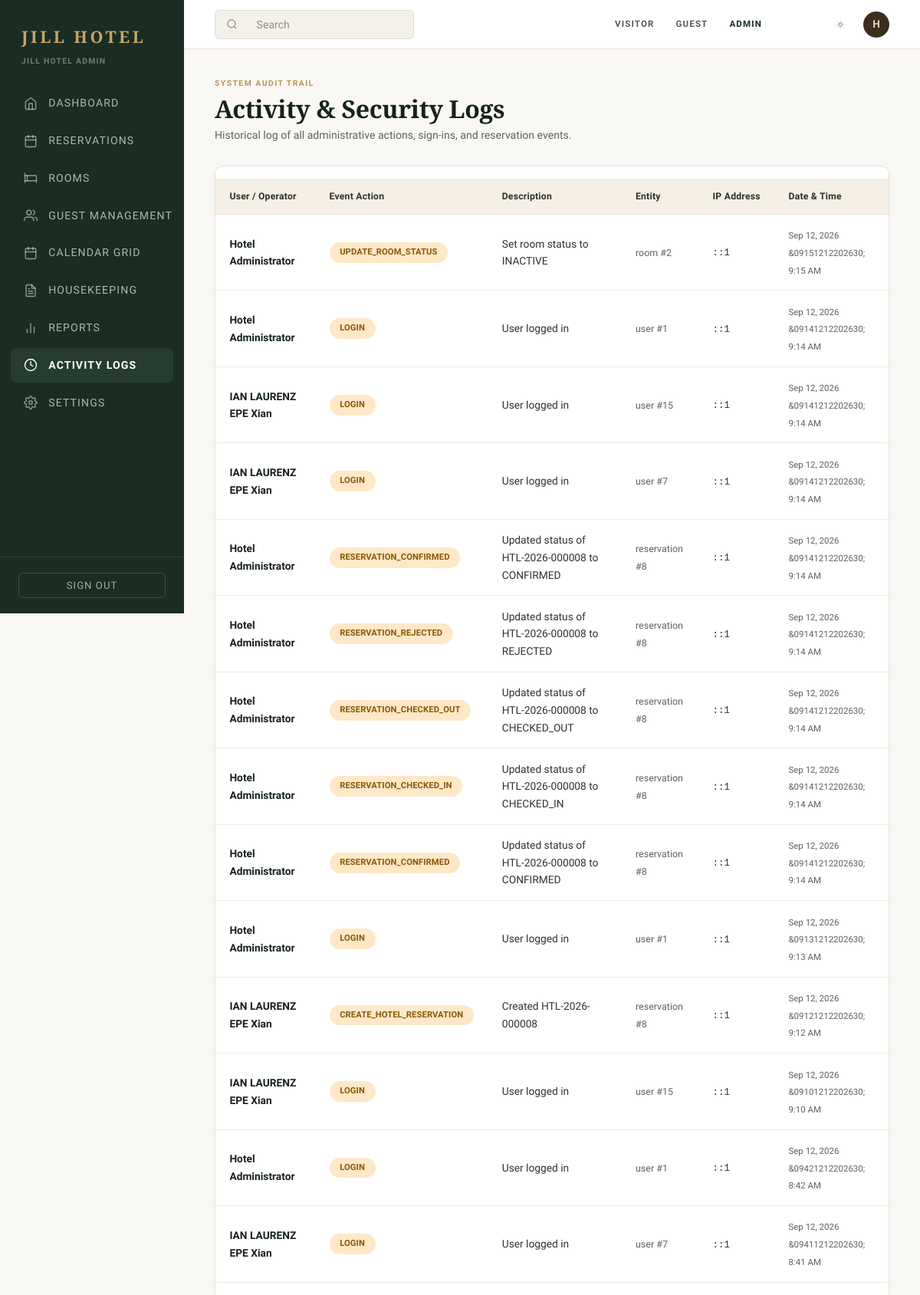
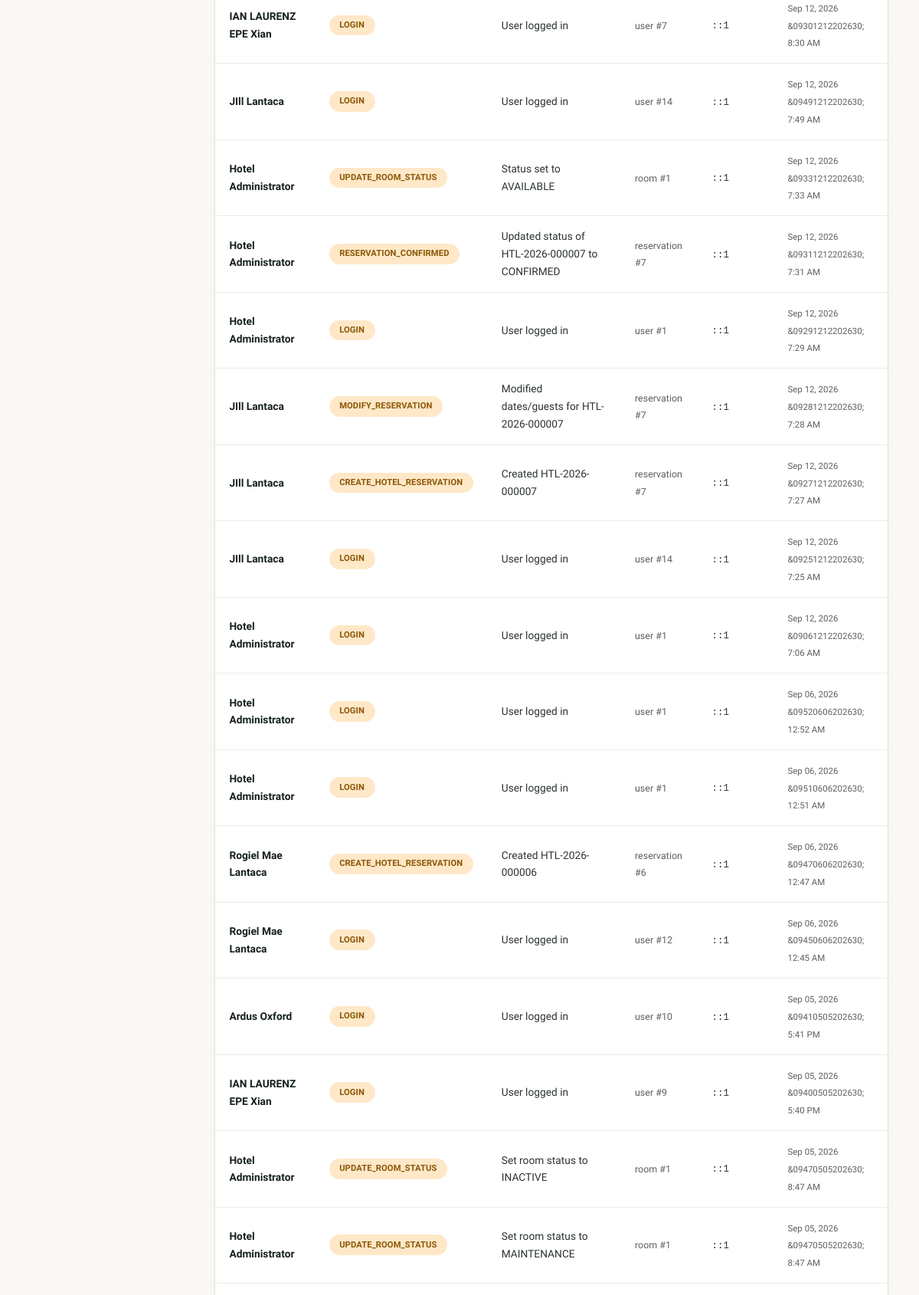
Screenshot of /admin/logs/index.php (signed in, upper part) with the database file from the repository (2 pictures, top to bottom).
### tables this page shows
CREATE TABLE `activity_logs` (
  `id` bigint(20) NOT NULL AUTO_INCREMENT,
  `user_id` int(11) DEFAULT NULL,
  `action` varchar(100) NOT NULL,
  `entity_type` varchar(80) DEFAULT NULL,
  `entity_id` int(11) DEFAULT NULL,
  `description` text DEFAULT NULL,
  `ip_address` varchar(45) DEFAULT NULL,
  `created_at` timestamp NOT NULL DEFAULT current_timestamp(),
  PRIMARY KEY (`id`),
  KEY `user_id` (`user_id`),
  CONSTRAINT `activity_logs_ibfk_1` FOREIGN KEY (`user_id`) REFERENCES `users` (`id`) ON DELETE SET NULL
);

### config/database.php (called while the page is built, shortened)
<?php
function config_value(string $key, mixed $fallback = null): mixed {
    $value = $_ENV[$key] ?? $_SERVER[$key] ?? getenv($key);
    if ($value !== false && $value !== null && $value !== '') {
        return $value;
    }
    return $fallback;
}
function db(): PDO {
    static $pdo;
    if (!$pdo) {
        $dsn = config_value('DB_DSN');
        if ($dsn === null || $dsn === false || $dsn === '') {
            $dsn = 'mysql:host='.DB_HOST.';port='.DB_PORT.';dbname='.DB_NAME.';charset=utf8mb4';
        }
        $pdo = new PDO($dsn, DB_USER, DB_PASS, [
            PDO::ATTR_ERRMODE => PDO::ERRMODE_EXCEPTION,
            PDO::ATTR_DEFAULT_FETCH_MODE => PDO::FETCH_ASSOC,
            PDO::ATTR_EMULATE_PREPARES => false,
            PDO::ATTR_TIMEOUT => 5,
        ]);
    }
    return $pdo;
}

### includes/bootstrap.php (called while the page is built, shortened)
<?php
require_once __DIR__.'/../config/database.php';
function e(?string $value): string { return htmlspecialchars((string)$value, ENT_QUOTES | ENT_SUBSTITUTE, 'UTF-8'); }

### admin/logs/index.php (the view, shortened to what this page needs)
<?php
$rows = db()->query("
    SELECT l.*, CONCAT(COALESCE(u.first_name,'System'),' ',COALESCE(u.last_name,'')) AS name
    FROM activity_logs l
    LEFT JOIN users u ON u.id = l.user_id
    ORDER BY l.created_at DESC
    LIMIT 100
")->fetchAll();
require __DIR__ . '/../../includes/header.php';
?>
<div class="admin-page-heading">
    <div>
        <span class="kicker">SYSTEM AUDIT TRAIL</span>
        <h1>Activity &amp; Security Logs</h1>
        <p>Historical log of all administrative actions, sign-ins, and reservation events.</p>
    </div>
</div>
<div class="admin-panel">
    <div class="table-scroll">
        <table class="admin-tbl">
            <thead>
                <tr>
                    <th>User / Operator</th>
                    <th>Event Action</th>
                    <th>Description</th>
                    <th>Entity</th>
                    <th>IP Address</th>
                    <th>Date &amp; Time</th>
                </tr>
            </thead>
            <tbody>
                <?php foreach ($rows as $r): ?>
                    <tr>
                        <td><strong><?=e($r['name'])?></strong></td>
                        <td><span class="s-badge pending" style="font-size:0.7rem;"><?=e($r['action'])?></span></td>
                        <td><?=e($r['description'])?></td>
                        <td><small style="color:var(--text-secondary);font-size:0.78rem;"><?=e($r['entity_type'] . ' #' . $r['entity_id'])?></small></td>
                        <td><code style="font-size:0.78rem;"><?=e($r['ip_address'] ?? '—')?></code></td>
                        <td><small style="color:var(--text-secondary);"><?=date('M d, Y &middot; g:i A', strtotime($r['created_at']))?></small></td>
                    </tr>
                <?php endforeach; ?>
            </tbody>
        </table>
    </div>
</div>
<?php require __DIR__ . '/../../includes/footer.php'; ?>

### assets/css/base.css (style rules this page uses)
*, *::before, *::after { box-sizing: border-box; margin: 0; padding: 0; }
html { font-size: 16px; scroll-behavior: smooth; -webkit-text-size-adjust: 100%; }
body { font-family: 'Plus Jakarta Sans', -apple-system, BlinkMacSystemFont, "Segoe UI", Roboto, sans-serif; font-size: 0.95rem; line-height: 1.65; background-color: var(--bg-primary, #FAF8F5); color: var(--text-primary, #2A2D2A); min-height: 100vh; display: flex; flex-direction: column; overflow-x: hidden; -webkit-font-smoothing: antialiased; -moz-osx-font-smoothing: grayscale; }
h1, h2, h3, h4, h5, h6, .serif, .brand, .section-title { font-family: 'Playfair Display', Georgia, serif; font-weight: 500; line-height: 1.2; color: var(--text-heading, #15221B); letter-spacing: -0.01em; }
h1 { font-size: clamp(2rem, 3.5vw, 3.25rem); margin-bottom: 0.75rem; }
p { margin-bottom: 1rem; color: var(--text-secondary, #5C625D); }
p:last-child { margin-bottom: 0; }
.kicker, .eyebrow, .eyebrow-title { font-family: 'Plus Jakarta Sans', sans-serif; font-size: 0.75rem; font-weight: 700; text-transform: uppercase; letter-spacing: 0.18em; color: var(--accent, #B89650); margin-bottom: 0.5rem; display: block; }
.table-scroll { overflow-x: auto; width: 100%; margin-top: 1rem; -webkit-overflow-scrolling: touch; }
table { width: 100%; border-collapse: collapse; font-size: 0.88rem; text-align: left; }
th { font-family: 'Plus Jakarta Sans', sans-serif; font-size: 0.72rem; font-weight: 700; text-transform: uppercase; letter-spacing: 0.08em; color: var(--text-secondary, #5C625D); padding: 0.85rem 1rem; background-color: var(--surface-muted, #F4EFE6); border-bottom: 1px solid var(--border-color, #E2DBD0); }
td { padding: 1rem; border-bottom: 1px solid var(--border-color, #EDE7DD); color: var(--text-primary, #2A2D2A); vertical-align: middle; }
tbody tr { transition: background-color 0.15s ease; }

### assets/css/luxury.css (style rules this page uses)
:root { --navy:#17324d;--gold:#c9a66b;--ivory:#f7f4ee;--ink:#101820;--muted:#77736c;--white:#fff;--line:#e7dfd2 }
body { background:#FAF8F5;color:var(--ink);font-family:Inter,Arial,sans-serif }
.brand,h1,h2,h3,.display { font-family:'Playfair Display',Georgia,serif }
.kicker { font-size:11px;font-weight:700;letter-spacing:.2em;color:var(--gold);margin:0 0 18px }

### assets/css/theme.css (style rules this page uses)
:root { color-scheme: light; --bg-primary: #FAF8F5; --bg-secondary: #F4EFE6; --surface: #FFFFFF; --surface-muted: #F5EFE6; --surface-hover: rgba(184, 150, 80, 0.05); --text-primary: #2A2D2A; --text-secondary: #5C625D; --text-heading: #15221B; --text-on-dark: #FAF8F5; --border-color: #E8E2D7; --border-light: #F0EBE2; --brand: #1C3328; --brand-deep: #12241C; --accent: #B89650; --accent-light: #DFC58C; --accent-dark: #8E7134; --accent-strong: #8b6d32; --button-bg: #1C3328; --button-text: #FAF8F5; --button-hover: #12241C; --focus-ring: rgba(184, 150, 80, 0.35); --success-bg: #ECFDF5; --success-text: #065F46; --error-bg: #FEF2F2; --error-text: #991B1B; --warning-bg: #FFFBEB; --warning-text: #92400E; --shadow-sm: 0 2px 8px rgba(28, 33, 29, 0.04); --shadow-md: 0 8px 24px rgba(28, 33, 29, 0.06); --shadow-lg: 0 16px 42px rgba(28, 51, 40, 0.1); }
html, body { background-color: var(--bg-primary, #FAF8F5); color: var(--text-primary); }
html[data-theme="light"] body, html:not([data-theme="dark"]) body { background-color: #FAF8F5 !important; }
h1, h2, h3, h4, h5, h6, .section-title { color: var(--text-heading); }
table { color: var(--text-primary); }
th { color: var(--text-secondary); border-bottom-color: var(--border-color); }
td { color: var(--text-primary); border-bottom-color: var(--border-light); }

### rows the page displays
activity_logs: name "Hotel Administrator", action "UPDATE_ROOM_STATUS", description "Set room status to INACTIVE", entity_type+entity "room #2", ip_address "::1", created_at "Sep 12, 2026 &09151212202630; 9:15 AM"
activity_logs: name "Hotel Administrator", action "LOGIN", description "User logged in", entity_type+entity "user #1", ip_address "::1", created_at "Sep 12, 2026 &09141212202630; 9:14 AM"
activity_logs: name "IAN LAURENZ EPE Xian", action "LOGIN", description "User logged in", entity_type+entity "user #15", ip_address "::1", created_at "Sep 12, 2026 &09141212202630; 9:14 AM"
activity_logs: name "IAN LAURENZ EPE Xian", action "LOGIN", description "User logged in", entity_type+entity "user #7", ip_address "::1", created_at "Sep 12, 2026 &09141212202630; 9:14 AM"
activity_logs: name "Hotel Administrator", action "RESERVATION_CONFIRMED", description "Updated status of HTL-2026-000008 to CONFIRMED", entity_type+entity "reservation #8", ip_address "::1", created_at "Sep 12, 2026 &09141212202630; 9:14 AM"
activity_logs: name "Hotel Administrator", action "RESERVATION_REJECTED", description "Updated status of HTL-2026-000008 to REJECTED", entity_type+entity "reservation #8", ip_address "::1", created_at "Sep 12, 2026 &09141212202630; 9:14 AM"
activity_logs: name "Hotel Administrator", action "RESERVATION_CHECKED_OUT", description "Updated status of HTL-2026-000008 to CHECKED_OUT", entity_type+entity "reservation #8", ip_address "::1", created_at "Sep 12, 2026 &09141212202630; 9:14 AM"
activity_logs: name "Hotel Administrator", action "RESERVATION_CHECKED_IN", description "Updated status of HTL-2026-000008 to CHECKED_IN", entity_type+entity "reservation #8", ip_address "::1", created_at "Sep 12, 2026 &09141212202630; 9:14 AM"
activity_logs: name "Hotel Administrator", action "RESERVATION_CONFIRMED", description "Updated status of HTL-2026-000008 to CONFIRMED", entity_type+entity "reservation #8", ip_address "::1", created_at "Sep 12, 2026 &09141212202630; 9:14 AM"
activity_logs: name "Hotel Administrator", action "LOGIN", description "User logged in", entity_type+entity "user #1", ip_address "::1", created_at "Sep 12, 2026 &09131212202630; 9:13 AM"
activity_logs: name "IAN LAURENZ EPE Xian", action "CREATE_HOTEL_RESERVATION", description "Created HTL-2026-000008", entity_type+entity "reservation #8", ip_address "::1", created_at "Sep 12, 2026 &09121212202630; 9:12 AM"
activity_logs: name "IAN LAURENZ EPE Xian", action "LOGIN", description "User logged in", entity_type+entity "user #15", ip_address "::1", created_at "Sep 12, 2026 &09101212202630; 9:10 AM"
activity_logs: name "Hotel Administrator", action "LOGIN", description "User logged in", entity_type+entity "user #1", ip_address "::1", created_at "Sep 12, 2026 &09421212202630; 8:42 AM"
activity_logs: name "IAN LAURENZ EPE Xian", action "LOGIN", description "User logged in", entity_type+entity "user #7", ip_address "::1", created_at "Sep 12, 2026 &09411212202630; 8:41 AM"
activity_logs: name "IAN LAURENZ EPE Xian", action "LOGIN", description "User logged in", entity_type+entity "user #7", ip_address "::1", created_at "Sep 12, 2026 &09301212202630; 8:30 AM"
activity_logs: name "JIll Lantaca", action "LOGIN", description "User logged in", entity_type+entity "user #14", ip_address "::1", created_at "Sep 12, 2026 &09491212202630; 7:49 AM"
activity_logs: name "Hotel Administrator", action "UPDATE_ROOM_STATUS", description "Status set to AVAILABLE", entity_type+entity "room #1", ip_address "::1", created_at "Sep 12, 2026 &09331212202630; 7:33 AM"
activity_logs: name "Hotel Administrator", action "RESERVATION_CONFIRMED", description "Updated status of HTL-2026-000007 to CONFIRMED", entity_type+entity "reservation #7", ip_address "::1", created_at "Sep 12, 2026 &09311212202630; 7:31 AM"
activity_logs: name "Hotel Administrator", action "LOGIN", description "User logged in", entity_type+entity "user #1", ip_address "::1", created_at "Sep 12, 2026 &09291212202630; 7:29 AM"
activity_logs: name "JIll Lantaca", action "MODIFY_RESERVATION", description "Modified dates/guests for HTL-2026-000007", entity_type+entity "reservation #7", ip_address "::1", created_at "Sep 12, 2026 &09281212202630; 7:28 AM"
activity_logs: name "JIll Lantaca", action "CREATE_HOTEL_RESERVATION", description "Created HTL-2026-000007", entity_type+entity "reservation #7", ip_address "::1", created_at "Sep 12, 2026 &09271212202630; 7:27 AM"
activity_logs: name "JIll Lantaca", action "LOGIN", description "User logged in", entity_type+entity "user #14", ip_address "::1", created_at "Sep 12, 2026 &09251212202630; 7:25 AM"
activity_logs: name "Hotel Administrator", action "LOGIN", description "User logged in", entity_type+entity "user #1", ip_address "::1", created_at "Sep 12, 2026 &09061212202630; 7:06 AM"
activity_logs: name "Hotel Administrator", action "LOGIN", description "User logged in", entity_type+entity "user #1", ip_address "::1", created_at "Sep 06, 2026 &09520606202630; 12:52 AM"
activity_logs: name "Hotel Administrator", action "LOGIN", description "User logged in", entity_type+entity "user #1", ip_address "::1", created_at "Sep 06, 2026 &09510606202630; 12:51 AM"
activity_logs: name "Rogiel Mae Lantaca", action "CREATE_HOTEL_RESERVATION", description "Created HTL-2026-000006", entity_type+entity "reservation #6", ip_address "::1", created_at "Sep 06, 2026 &09470606202630; 12:47 AM"
activity_logs: name "Rogiel Mae Lantaca", action "LOGIN", description "User logged in", entity_type+entity "user #12", ip_address "::1", created_at "Sep 06, 2026 &09450606202630; 12:45 AM"
activity_logs: name "Ardus Oxford", action "LOGIN", description "User logged in", entity_type+entity "user #10", ip_address "::1", created_at "Sep 05, 2026 &09410505202630; 5:41 PM"
activity_logs: name "IAN LAURENZ EPE Xian", action "LOGIN", description "User logged in", entity_type+entity "user #9", ip_address "::1", created_at "Sep 05, 2026 &09400505202630; 5:40 PM"
activity_logs: name "Hotel Administrator", action "UPDATE_ROOM_STATUS", description "Set room status to INACTIVE", entity_type+entity "room #1", ip_address "::1", created_at "Sep 05, 2026 &09470505202630; 8:47 AM"
activity_logs: name "Hotel Administrator", action "UPDATE_ROOM_STATUS", description "Set room status to MAINTENANCE", entity_type+entity "room #1", ip_address "::1", created_at "Sep 05, 2026 &09470505202630; 8:47 AM"

### other values shown
substr(user()['first_name'] ?? user()['name'] ?? 'A', 0, 1) "H"
